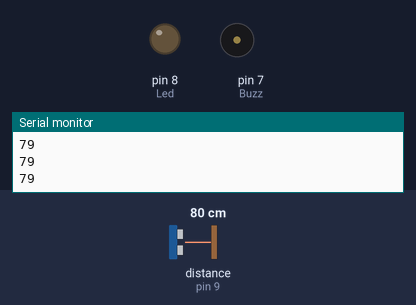
This sketch was run on a simulated Arduino Uno, built with avr-gcc and run on an emulated ATmega328P. Shown: output pins drawn as LEDs (lit = HIGH), buzzer (waves = sounding, pin HIGH), the last lines printed to the serial monitor. Wiring (inferred from the names in the program): ultrasonic range finder: trigger pin 10; echo pin 9. Inputs (shaded band) come from the test bench; at power-on: distance to the obstacle (sensor on pin 9) 80 cm. The echo pulse lasts 58.3 µs per cm; pins used as bus, display or sensor lines are not drawn.

Above: at 1.2 s.
1.3 s: distance to the obstacle (sensor on pin 9) set to 43 cm
2.8 s: distance to the obstacle (sensor on pin 9) set to 38 cm
At 3.27 s:
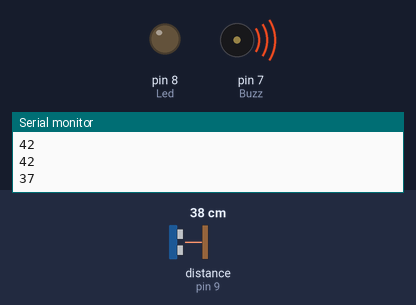
5.8 s: distance to the obstacle (sensor on pin 9) set to 12 cm
8.8 s: distance to the obstacle (sensor on pin 9) set to 9 cm
At 9.33 s:
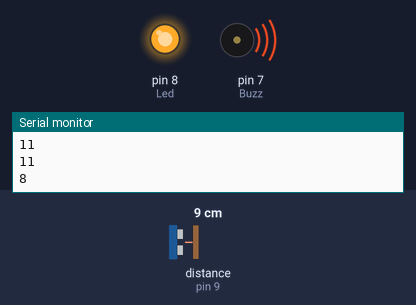
11.8 s: distance to the obstacle (sensor on pin 9) set to 18 cm
At 12.56 s:
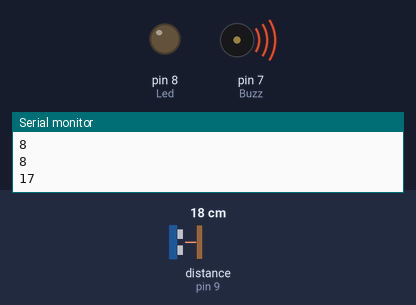
14.8 s: distance to the obstacle (sensor on pin 9) set to 2 cm
At 15.93 s:
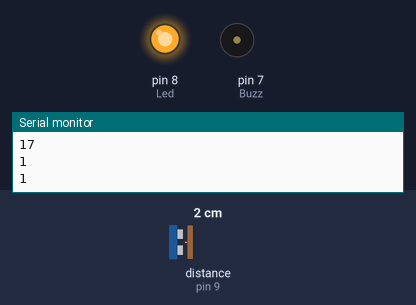
Timing chart, 0 to 18.8 s (numbered marks = the images above; inputs shaded):
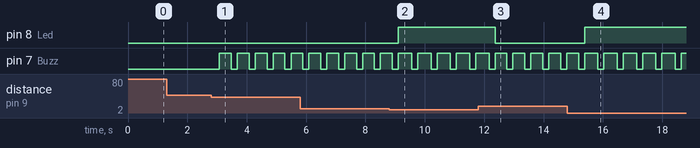

The sketch:

hc.ino
```cpp
int Trig = 10;
int Eco  = 9;
int Led  = 8;
int Buzz = 7;

int duracion;
int distancia;


void buzzSong (int dela){
  digitalWrite(Buzz, HIGH);
  delay(dela);
  digitalWrite(Buzz, LOW);
}

void setup() {
  pinMode(Trig,OUTPUT);
  pinMode(Eco,INPUT);
  pinMode(Led, OUTPUT);
  pinMode(Buzz, OUTPUT);
  Serial.begin(9600);
  // put your setup code here, to run once:

}

void loop() {
  digitalWrite(Trig, HIGH);
  delay(1);
  digitalWrite(Trig, LOW);
  duracion = pulseIn(Eco, HIGH);
  distancia = duracion / 58.2;
  Serial.println(distancia );
  delay(200);

  if(distancia < 10){
    digitalWrite(Led, HIGH);
    buzzSong(50);
  } else {
    digitalWrite(Led, LOW);

  }


  if(distancia < 40){
    buzzSong(400);
  }


  // put your main code here, to run repeatedly:

}
```

Measured:
- the behaviour switches between 41 and 40 cm on distance to the obstacle (sensor on pin 9) (found by bisection; images 0 and 1)
- the behaviour switches between 11 and 10 cm on distance to the obstacle (sensor on pin 9) (found by bisection; images 1 and 2)
- after the input at 2.8 s, pin 7 (Buzz): alternates HIGH for 0.40 s and LOW for 0.20 s, starting after 0.28 s
- after the input at 8.8 s, pin 8 (Led): LOW → HIGH after 0.31 s
- after the input at 11.8 s, pin 8 (Led): HIGH → LOW after 0.57 s
- after the input at 14.8 s, pin 8 (Led): LOW → HIGH after 0.58 s
